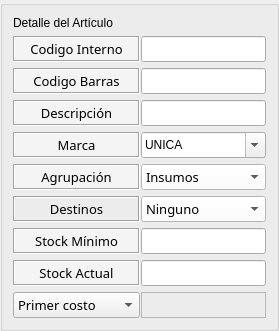
        <widget class="QGroupBox" name="box_articulo">
         <property name="font">
          <font>
           <family>DokChampa</family>
           <pointsize>8</pointsize>
           <weight>50</weight>
           <bold>false</bold>
          </font>
         </property>
         <property name="focusPolicy">
          <enum>Qt::NoFocus</enum>
         </property>
         <property name="styleSheet">
          <string notr="true">#box_articulo{
	background-color: #F2F6FD;
	}</string>
         </property>
         <property name="title">
          <string/>
         </property>
         <property name="flat">
          <bool>false</bool>
         </property>
         <layout class="QGridLayout" name="gl" columnstretch="30,70">
          <property name="leftMargin">
           <number>10</number>
          </property>
          <property name="topMargin">
           <number>10</number>
          </property>
          <property name="rightMargin">
           <number>10</number>
          </property>
          <property name="bottomMargin">
           <number>10</number>
          </property>
          <property name="horizontalSpacing">
           <number>1</number>
          </property>
          <item row="4" column="0">
           <widget class="QLabel" name="label_marca">
            <property name="sizePolicy">
             <sizepolicy hsizetype="Expanding" vsizetype="Minimum">
              <horstretch>0</horstretch>
              <verstretch>0</verstretch>
             </sizepolicy>
            </property>
            <property name="font">
             <font>
              <family>DokChampa</family>
              <pointsize>10</pointsize>
              <weight>50</weight>
              <bold>false</bold>
             </font>
            </property>
            <property name="styleSheet">
             <string notr="true">#label_marca{
background-color: #F4F4F4
}</string>
            </property>
            <property name="frameShape">
             <enum>QFrame::Box</enum>
            </property>
            <property name="frameShadow">
             <enum>QFrame::Sunken</enum>
            </property>
            <property name="text">
             <string>Marca</string>
            </property>
            <property name="alignment">
             <set>Qt::AlignCenter</set>
            </property>
           </widget>
          </item>
          <item row="3" column="1">
           <widget class="QLineEdit" name="art_descripcion">
            <property name="sizePolicy">
             <sizepolicy hsizetype="Expanding" vsizetype="Minimum">
              <horstretch>0</horstretch>
              <verstretch>0</verstretch>
             </sizepolicy>
            </property>
            <property name="font">
             <font>
              <family>DokChampa</family>
              <pointsize>10</pointsize>
              <weight>50</weight>
              <bold>false</bold>
             </font>
            </property>
            <property name="text">
             <string/>
            </property>
            <property name="maxLength">
             <number>50000</number>
            </property>
            <property name="frame">
             <bool>true</bool>
            </property>
            <property name="echoMode">
             <enum>QLineEdit::Normal</enum>
            </property>
            <property name="dragEnabled">
             <bool>false</bool>
            </property>
            <property name="readOnly">
             <bool>false</bool>
            </property>
           </widget>
          </item>
          <item row="8" column="0">
           <widget class="QLabel" name="label_stock_minimo">
            <property name="sizePolicy">
             <sizepolicy hsizetype="Expanding" vsizetype="Minimum">
              <horstretch>0</horstretch>
              <verstretch>0</verstretch>
             </sizepolicy>
            </property>
            <property name="font">
             <font>
              <family>DokChampa</family>
              <pointsize>10</pointsize>
              <weight>50</weight>
              <bold>false</bold>
             </font>
            </property>
            <property name="styleSheet">
             <string notr="true">#label_stock_minimo{
background-color: #F4F4F4
}</string>
            </property>
            <property name="frameShape">
             <enum>QFrame::Box</enum>
            </property>
            <property name="frameShadow">
             <enum>QFrame::Sunken</enum>
            </property>
            <property name="text">
             <string>Stock Mínimo</string>
            </property>
            <property name="alignment">
             <set>Qt::AlignCenter</set>
            </property>
           </widget>
          </item>
          <item row="8" column="1">
           <widget class="QLineEdit" name="art_stock_minimo">
            <property name="enabled">
             <bool>true</bool>
            </property>
            <property name="sizePolicy">
             <sizepolicy hsizetype="Expanding" vsizetype="Minimum">
              <horstretch>0</horstretch>
              <verstretch>0</verstretch>
             </sizepolicy>
            </property>
            <property name="font">
             <font>
              <family>DokChampa</family>
              <pointsize>10</pointsize>
              <weight>50</weight>
              <bold>false</bold>
             </font>
            </property>
            <property name="text">
             <string/>
            </property>
            <property name="frame">
             <bool>true</bool>
            </property>
            <property name="dragEnabled">
             <bool>false</bool>
            </property>
            <property name="readOnly">
             <bool>false</bool>
            </property>
           </widget>
          </item>
          <item row="4" column="1">
           <widget class="QComboBox" name="art_marca">
            <property name="sizePolicy">
             <sizepolicy hsizetype="Expanding" vsizetype="Minimum">
              <horstretch>0</horstretch>
              <verstretch>0</verstretch>
             </sizepolicy>
            </property>
            <property name="font">
             <font>
              <family>DokChampa</family>
              <pointsize>10</pointsize>
              <weight>50</weight>
              <bold>false</bold>
             </font>
            </property>
            <property name="styleSheet">
             <string notr="true">#art_agrupacion{
background-color: #ffffff;
}</string>
            </property>
            <property name="editable">
             <bool>true</bool>
            </property>
            <item>
             <property name="text">
              <string>UNICA</string>
             </property>
            </item>
            <item>
             <property name="text">
              <string>TORNO</string>
             </property>
            </item>
           </widget>
          </item>
          <item row="1" column="0">
           <widget class="QLabel" name="label_cod_interno">
            <property name="sizePolicy">
             <sizepolicy hsizetype="Expanding" vsizetype="Minimum">
              <horstretch>0</horstretch>
              <verstretch>0</verstretch>
             </sizepolicy>
            </property>
            <property name="font">
             <font>
              <family>DokChampa</family>
              <pointsize>10</pointsize>
              <weight>50</weight>
              <bold>false</bold>
             </font>
            </property>
            <property name="styleSheet">
             <string notr="true">#label_cod_interno{
background-color: #F4F4F4}</string>
            </property>
            <property name="frameShape">
             <enum>QFrame::Box</enum>
            </property>
            <property name="frameShadow">
             <enum>QFrame::Sunken</enum>
            </property>
            <property name="text">
             <string>Codigo Interno</string>
            </property>
            <property name="alignment">
             <set>Qt::AlignCenter</set>
            </property>
           </widget>
          </item>
          <item row="1" column="1">
           <widget class="QLineEdit" name="art_id">
            <property name="sizePolicy">
             <sizepolicy hsizetype="Expanding" vsizetype="Minimum">
              <horstretch>0</horstretch>
              <verstretch>0</verstretch>
             </sizepolicy>
            </property>
            <property name="font">
             <font>
              <family>DokChampa</family>
              <pointsize>10</pointsize>
              <weight>50</weight>
              <bold>false</bold>
             </font>
            </property>
            <property name="text">
             <string/>
            </property>
            <property name="frame">
             <bool>true</bool>
            </property>
            <property name="dragEnabled">
             <bool>false</bool>
            </property>
            <property name="readOnly">
             <bool>false</bool>
            </property>
           </widget>
          </item>
          <item row="0" column="0" colspan="2">
           <widget class="QLabel" name="label">
            <property name="styleSheet">
             <string notr="true"/>
            </property>
            <property name="text">
             <string>Detalle del Artículo</string>
            </property>
           </widget>
          </item>
          <item row="3" column="0">
           <widget class="QLabel" name="label_descripcion">
            <property name="sizePolicy">
             <sizepolicy hsizetype="Expanding" vsizetype="Minimum">
              <horstretch>0</horstretch>
              <verstretch>0</verstretch>
             </sizepolicy>
            </property>
            <property name="font">
             <font>
              <family>DokChampa</family>
              <pointsize>10</pointsize>
              <weight>50</weight>
              <bold>false</bold>
             </font>
            </property>
            <property name="styleSheet">
             <string notr="true">#label_descripcion{
background-color: #F4F4F4
}</string>
            </property>
            <property name="frameShape">
             <enum>QFrame::Box</enum>
            </property>
            <property name="frameShadow">
             <enum>QFrame::Sunken</enum>
            </property>
            <property name="text">
             <string>Descripción</string>
            </property>
            <property name="alignment">
             <set>Qt::AlignCenter</set>
            </property>
           </widget>
          </item>
          <item row="10" column="0">
           <widget class="QComboBox" name="opcion_costo">
            <property name="sizePolicy">
             <sizepolicy hsizetype="Expanding" vsizetype="Minimum">
              <horstretch>0</horstretch>
              <verstretch>0</verstretch>
             </sizepolicy>
            </property>
            <property name="font">
             <font>
              <family>DokChampa</family>
              <pointsize>10</pointsize>
              <weight>50</weight>
              <bold>false</bold>
             </font>
            </property>
            <property name="styleSheet">
             <string notr="true">#comboBox_opcion_costo{
background-color: #F4F4F4
}</string>
            </property>
            <property name="frame">
             <bool>true</bool>
            </property>
            <item>
             <property name="text">
              <string>Primer costo</string>
             </property>
            </item>
            <item>
             <property name="text">
              <string>Ultimo costo</string>
             </property>
            </item>
            <item>
             <property name="text">
              <string>Costo promedio</string>
             </property>
            </item>
           </widget>
          </item>
          <item row="9" column="0">
           <widget class="QLabel" name="label_stock_actual">
            <property name="sizePolicy">
             <sizepolicy hsizetype="Expanding" vsizetype="Minimum">
              <horstretch>0</horstretch>
              <verstretch>0</verstretch>
             </sizepolicy>
            </property>
            <property name="font">
             <font>
              <family>DokChampa</family>
              <pointsize>10</pointsize>
              <weight>50</weight>
              <bold>false</bold>
             </font>
            </property>
            <property name="styleSheet">
             <string notr="true">#label_stock_actual{
background-color: #F4F4F4
}</string>
            </property>
            <property name="frameShape">
             <enum>QFrame::Box</enum>
            </property>
            <property name="frameShadow">
             <enum>QFrame::Sunken</enum>
            </property>
            <property name="text">
             <string>Stock Actual</string>
            </property>
            <property name="alignment">
             <set>Qt::AlignCenter</set>
            </property>
           </widget>
          </item>
          <item row="5" column="1">
           <widget class="QComboBox" name="art_agrupacion">
            <property name="sizePolicy">
             <sizepolicy hsizetype="Expanding" vsizetype="Minimum">
              <horstretch>0</horstretch>
              <verstretch>0</verstretch>
             </sizepolicy>
            </property>
            <property name="font">
             <font>
              <family>DokChampa</family>
              <pointsize>10</pointsize>
              <weight>50</weight>
              <bold>false</bold>
             </font>
            </property>
            <property name="styleSheet">
             <string notr="true">#art_agrupacion{
background-color: #ffffff;
}</string>
            </property>
            <item>
             <property name="text">
              <string>Insumos</string>
             </property>
            </item>
            <item>
             <property name="text">
              <string>Reparacion</string>
             </property>
            </item>
            <item>
             <property name="text">
              <string>Inversion</string>
             </property>
            </item>
           </widget>
          </item>
          <item row="5" column="0">
           <widget class="QLabel" name="label_agrupacion">
            <property name="sizePolicy">
             <sizepolicy hsizetype="Expanding" vsizetype="Minimum">
              <horstretch>0</horstretch>
              <verstretch>0</verstretch>
             </sizepolicy>
            </property>
            <property name="font">
             <font>
              <family>DokChampa</family>
              <pointsize>10</pointsize>
              <weight>50</weight>
              <bold>false</bold>
             </font>
            </property>
            <property name="styleSheet">
             <string notr="true">#label_agrupacion{
background-color: #F4F4F4
}</string>
            </property>
            <property name="frameShape">
             <enum>QFrame::Box</enum>
            </property>
            <property name="frameShadow">
             <enum>QFrame::Sunken</enum>
            </property>
            <property name="text">
             <string>Agrupación</string>
            </property>
            <property name="alignment">
             <set>Qt::AlignCenter</set>
            </property>
           </widget>
          </item>
          <item row="2" column="1">
           <widget class="QLineEdit" name="art_cod_barras">
            <property name="sizePolicy">
             <sizepolicy hsizetype="Expanding" vsizetype="Minimum">
              <horstretch>0</horstretch>
              <verstretch>0</verstretch>
             </sizepolicy>
            </property>
            <property name="font">
             <font>
              <family>DokChampa</family>
              <pointsize>10</pointsize>
              <weight>50</weight>
              <bold>false</bold>
             </font>
            </property>
            <property name="text">
             <string/>
            </property>
            <property name="frame">
             <bool>true</bool>
            </property>
            <property name="dragEnabled">
             <bool>false</bool>
            </property>
            <property name="readOnly">
             <bool>false</bool>
            </property>
           </widget>
          </item>
          <item row="2" column="0">
           <widget class="QLabel" name="label_cod_barras">
            <property name="sizePolicy">
             <sizepolicy hsizetype="Expanding" vsizetype="Minimum">
              <horstretch>0</horstretch>
              <verstretch>0</verstretch>
             </sizepolicy>
            </property>
            <property name="font">
             <font>
              <family>DokChampa</family>
              <pointsize>10</pointsize>
              <weight>50</weight>
              <bold>false</bold>
             </font>
            </property>
            <property name="styleSheet">
             <string notr="true">#label_cod_barras{
background-color: #F4F4F4
}</string>
            </property>
            <property name="frameShape">
             <enum>QFrame::Box</enum>
            </property>
            <property name="frameShadow">
             <enum>QFrame::Sunken</enum>
            </property>
            <property name="text">
             <string>Codigo Barras</string>
            </property>
            <property name="alignment">
             <set>Qt::AlignCenter</set>
            </property>
           </widget>
          </item>
          <item row="10" column="1">
           <widget class="QLabel" name="comp_costo">
            <property name="sizePolicy">
             <sizepolicy hsizetype="Expanding" vsizetype="Minimum">
              <horstretch>0</horstretch>
              <verstretch>0</verstretch>
             </sizepolicy>
            </property>
            <property name="font">
             <font>
              <family>DokChampa</family>
              <pointsize>10</pointsize>
              <weight>50</weight>
              <bold>false</bold>
             </font>
            </property>
            <property name="styleSheet">
             <string notr="true">#art_costo{
background-color: #ffffff;
}</string>
            </property>
            <property name="frameShape">
             <enum>QFrame::StyledPanel</enum>
            </property>
            <property name="text">
             <string/>
            </property>
           </widget>
          </item>
          <item row="6" column="0">
           <widget class="QLabel" name="label_agrupacion_2">
            <property name="sizePolicy">
             <sizepolicy hsizetype="Expanding" vsizetype="Minimum">
              <horstretch>0</horstretch>
              <verstretch>0</verstretch>
             </sizepolicy>
            </property>
            <property name="font">
             <font>
              <family>DokChampa</family>
              <pointsize>10</pointsize>
              <weight>50</weight>
              <bold>false</bold>
             </font>
            </property>
            <property name="styleSheet">
             <string notr="true">#label_agrupacion{
background-color: #F4F4F4
}</string>
            </property>
            <property name="frameShape">
             <enum>QFrame::Box</enum>
            </property>
            <property name="frameShadow">
             <enum>QFrame::Sunken</enum>
            </property>
            <property name="text">
             <string>Destinos</string>
            </property>
            <property name="alignment">
             <set>Qt::AlignCenter</set>
            </property>
           </widget>
          </item>
          <item row="6" column="1">
           <widget class="QComboBox" name="art_destino">
            <property name="sizePolicy">
             <sizepolicy hsizetype="Expanding" vsizetype="Minimum">
              <horstretch>0</horstretch>
              <verstretch>0</verstretch>
             </sizepolicy>
            </property>
            <property name="font">
             <font>
              <family>DokChampa</family>
              <pointsize>10</pointsize>
              <weight>50</weight>
              <bold>false</bold>
             </font>
            </property>
            <property name="styleSheet">
             <string notr="true">#art_destino{
background-color: #ffffff;
}</string>
            </property>
            <item>
             <property name="text">
              <string>Ninguno</string>
             </property>
            </item>
           </widget>
          </item>
          <item row="9" column="1">
           <widget class="QLineEdit" name="art_stock_actual">
            <property name="enabled">
             <bool>true</bool>
            </property>
            <property name="sizePolicy">
             <sizepolicy hsizetype="Expanding" vsizetype="Minimum">
              <horstretch>0</horstretch>
              <verstretch>0</verstretch>
             </sizepolicy>
            </property>
            <property name="font">
             <font>
              <family>DokChampa</family>
              <pointsize>10</pointsize>
              <weight>50</weight>
              <bold>false</bold>
             </font>
            </property>
            <property name="text">
             <string/>
            </property>
            <property name="frame">
             <bool>true</bool>
            </property>
            <property name="dragEnabled">
             <bool>false</bool>
            </property>
            <property name="readOnly">
             <bool>false</bool>
            </property>
           </widget>
          </item>
         </layout>
        </widget>
